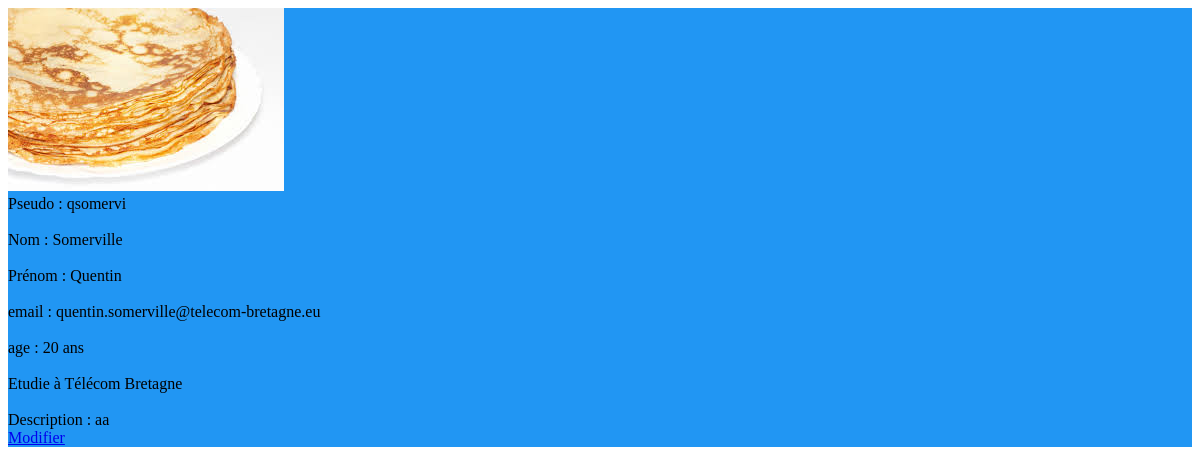
Screenshot of /profil/ (signed in) with the database file from the repository.
### profils/models.py (models this page shows, shortened)
class Profil(models.Model):
    user = models.OneToOneField(User)
    age = models.IntegerField()
    photo = models.ImageField(upload_to="photos/", null=True)
    is_student = models.BooleanField()
    ecole = models.CharField(null=True, max_length=100)
    description = models.TextField(null=True)

### profils/views.py (the view)
# urls.py: url(r'^profil/?$', views.profil, name = 'profil'),
def profil(request):
    if request.user.is_authenticated:
        profil = Profil.objects.get(user = request.user)
        return render(request, 'profils/voir_profil.html', locals())
    else:
        return redirect(connexion)

### profils/templates/profils/voir_profil.html
<!DOCTYPE html>
<html lang="fr">
<head>
    {% load static %}
    <link rel="stylesheet" href="{% static 'style.css' %}" />
</head>
<body>
<div class = "background">
{% if profil.photo.name != '' %}
<img src="{{profil.photo.url }}"/>
{% endif %}
<br>Pseudo : {{ profil.user.username }}</br>
<br>Nom : {{ profil.user.last_name }}</br>
<br>Prénom : {{ profil.user.first_name }}</br>
<br>email : {{ profil.user.email }}</br>
<br>age : {{ profil.age }} ans</br>
{% if profil.is_student %}
<br>Etudie à {{ profil.ecole }}</br>
{% endif %}
<br>Description : {{ profil.description }}</br>
<a href="/modifier_profil/">Modifier</a>
</body>
</html>

### static/style.css (style rules this page uses)
.background { color:black; background-color : #2196F3; background-repeat: no-repeat; background-attachment: fixed; background-size: cover; }

### rows the page displays
Profil: photo (picture), user.username "qsomervi", user.last_name "Somerville", user.first_name "Quentin", user.email "quentin.somerville@telecom-bretagne.eu", age "20", ecole "Télécom Bretagne", description "aa"
